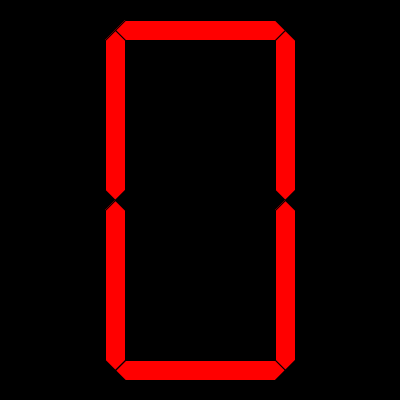
Frame 1 (no input)
Frame 60 (the mouse pressed at the canvas centre just before this capture): identical to frame 1, image omitted
Frame 120 (the mouse held since frame 60 and released just before this capture): identical to frame 1, image omitted

The Processing sketch that drew this single still picture (run headless with seeded random() and noise(); from frame 60 on, the mouse is pressed at the canvas centre):

// Processing sketch: SevenSegmentDisplay
// ── SevenSegmentDisplay.pde
float w;
float t;
Segment[] segs;

int currentNumber = 0;
boolean[] zero = {true, true, true, true, true, true, false}; //0
boolean[] one ={false, true, true, false, false, false, false}; //1
boolean[] two ={true, true, false, true, true, false, true}; //2
boolean[] three ={true, true, true, true, false, false, true}; //3
boolean[] four = {false, true, true, false, false, true, true}; //4
boolean[] five = {true, false, true, true, false, true, true}; //5
boolean[] six = {true, false, true, true, true, true, true}; //6
boolean[] seven = {true, true, true, false, false, false, false}; //7
boolean[] eight = {true, true, true, true, true, true, true, true}; //8
boolean[] nine = {true, true, true, true, false, true, true, true}; //9
boolean[][] numbers = {zero, one, two, three, four, five, six, seven, eight, nine};

void setup() {
  size(400, 400);
  w = (width - 100) / 2;
  t = 20;
  rectMode(CENTER);
  fill(255, 0, 0);
  stroke(0);
  strokeWeight(1);
  
  // declaring segments
  segs = new Segment[7];
  segs[0] = new Segment(0, -w - t, w, t); // tm
  segs[1] = new Segment(0.5 * (w + t), -0.5 * (w + t), t, w); // tr
  segs[2] = new Segment(0.5 * (w + t), 0.5 * (w + t), t, w); //br
  segs[3] = new Segment(0, w + t, w, t); // bm
  segs[4] = new Segment(-0.5 * (w + t), 0.5 * (w + t), t, w); //bl
  segs[5] = new Segment(-0.5 * (w + t), -0.5 * (w + t), t, w); // tl
  segs[6] = new Segment(0, 0, w, t); //mm

  // defining numbers
  
}

void draw() {
  background(0);
  push();
  translate(width / 2, height / 2);
  for (int i = 0; i < segs.length; i++) {
    if (numbers[currentNumber][i]) {
      segs[i].show();
    }
  }
  pop();
}

void keyPressed() {
  if (keyCode == LEFT) {
    currentNumber -= 1;
  } else if (keyCode == RIGHT) {
    currentNumber += 1;
  }
  //wrapping around
  if (currentNumber < 0) {
    currentNumber += 10;
  } else if (currentNumber > 9) {
    currentNumber -= 10;
  }
}

// ── Segment.pde
class Segment {
  float x, y, segW, segH;
  boolean isVertical;
  PVector tl, tr, bl, br;
  Segment(float x_, float y_, float segW_, float segH_) {
    x = x_;
    y = y_;
    segW = segW_;
    segH = segH_;
    isVertical = segW < segH;
    tl = new PVector(x - segW / 2, y - segH / 2);
    tr = new PVector(x + segW / 2, y - segH / 2);
    bl = new PVector(x - segW / 2, y + segH / 2);
    br = new PVector(x + segW / 2, y + segH / 2);
  }

  void show() {
    // rect(x, y, segW, segH);
    if (isVertical) {
      beginShape();
      vertex(tl.x, tl.y);
      vertex(x, tl.y - segW / 2);
      vertex(tr.x, tr.y);
      vertex(br.x, br.y);
      vertex(x, br.y + segW / 2);
      vertex(bl.x, bl.y);
      endShape(CLOSE);
    } else {
      beginShape();
      vertex(tl.x, tl.y);
      vertex(tl.x - segH / 2, y);
      vertex(bl.x, bl.y);
      vertex(br.x, br.y);
      vertex(br.x + segH / 2, y);
      vertex(tr.x, tr.y);
      endShape(CLOSE);
    }
  }
}
